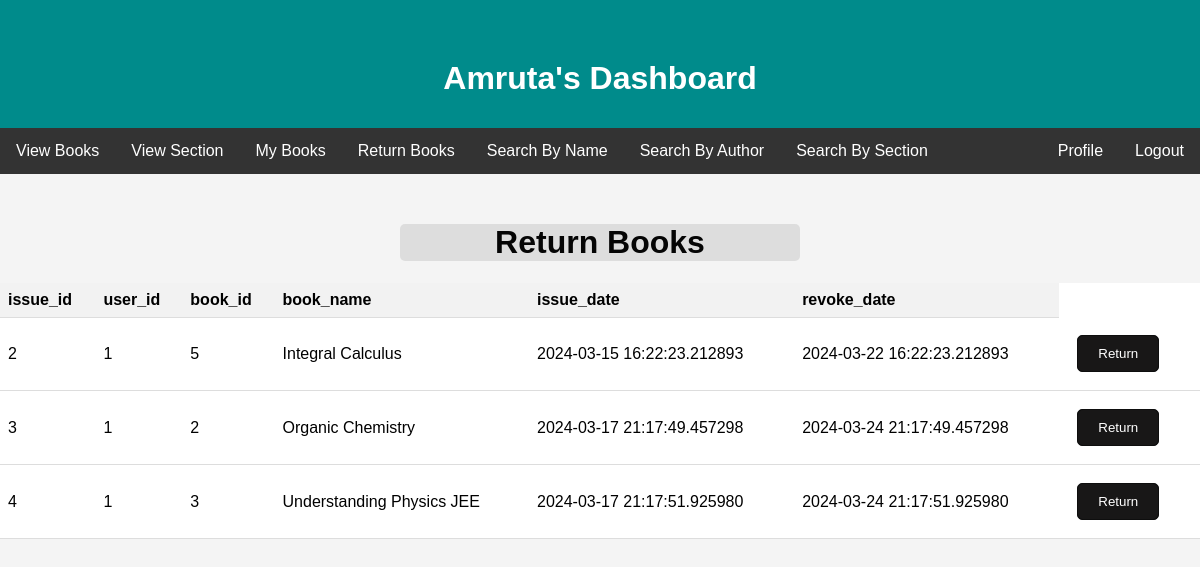
The page /return_book (signed in) on the database its author committed.
### application/models.py (models this page shows, shortened)
class issued_book(db.Model):
    issue_id = db.Column(db.Integer, primary_key=True, autoincrement=True)
    user_id = db.Column(db.Integer, db.ForeignKey('user.user_id'), nullable=False)
    book_id = db.Column(db.Integer, db.ForeignKey('book.book_id'), nullable=False)
    issue_date = db.Column(db.DateTime, nullable=False)
    return_date = db.Column(db.DateTime, nullable=False, default= issue_date + timedelta(days=7))

class Book(db.Model):
    book_id = db.Column(db.Integer, primary_key=True, autoincrement=True)
    name = db.Column(db.String(80), unique=True, nullable=False)
    section_name = db.Column(db.String(80), nullable=False)
    author_name = db.Column(db.String(80),  nullable=False)
    publisher_name = db.Column(db.String(80), nullable=False)
    description = db.Column(db.String(120), unique=True, nullable=False)
    date_created = db.Column(db.DateTime, nullable=False)
    price = db.Column(db.Integer, nullable=False)
    keywords = db.Column(db.String(80), unique=True, nullable=False)

### application/routes.py (the view, shortened to what this page needs)
@app.route('/return_book',methods=['GET','POST'])
def return_book():
    if not session.get('user'):
        return redirect(url_for('login'))
    if session.get('user')['role'] != 'customer':
        return redirect(url_for('login'))
    return_info = db.session.query(issued_book,Book).join(Book,issued_book.book_id==Book.book_id).all()
    return render_template('return_books.html',returns=return_info)

### templates/return_books.html (shortened to what this page needs)
<!DOCTYPE html>
<html lang="en">
<head>
</head>
<body>
    <table>
        <header>
            <h1>{{session['user']['name']}}'s Dashboard</h1>
        </header>
        <nav>
            <a href="/Books">View Books</a>
            <a href="/view_section_user">View Section</a>
            <a href="/MyBooks">My Books</a>
            <a href="/return_book">Return Books</a>
            <a href="/search">Search By Name</a>
            <a href="/searchByAuthor">Search By Author</a>
            <a href="/searchBySection">Search By Section</a>
            <div style="float:right"><a href="/logout">Logout</a></div>
            <div style="float:right"><a href="/user_stats">Profile</a></div>
        </nav>
        <h1 class="heading">Return Books</h1>
        <tr>
            <th>issue_id</th>
            <th>user_id</th>
            <th>book_id</th>
            <th>book_name</th>
            <th>issue_date</th>
            <th>revoke_date</th>
        </tr>
        {% for return,book in returns %}
        <tr>
            <td>{{return['issue_id']}}</td>
            <td>{{return['user_id']}}</td>
            <td>{{return['book_id']}}</td>
            <td>{{book['name']}}</td>
            <td>{{return['issue_date']}}</td>
            <td>{{return['return_date']}}</td>
            <td><form action="/return_book" method="POST"><input type="text" name="book_id" value="{{return['book_id']}}" hidden><input type="submit" value="Return"></form></td>
        </tr>
        {% endfor %}
        </table>
</body>
</html>

### rows shown on the page
issued_book: issue_id "2", user_id "1", book_id "5", name "Integral Calculus", issue_date "2024-03-15 16:22:23.212893", return_date "2024-03-22 16:22:23.212893"
issued_book: issue_id "3", user_id "1", book_id "2", name "Organic Chemistry", issue_date "2024-03-17 21:17:49.457298", return_date "2024-03-24 21:17:49.457298"
issued_book: issue_id "4", user_id "1", book_id "3", name "Understanding Physics JEE", issue_date "2024-03-17 21:17:51.925980", return_date "2024-03-24 21:17:51.925980"

### other values the page prints
{{ session['user']['name'] }} "Amruta"
